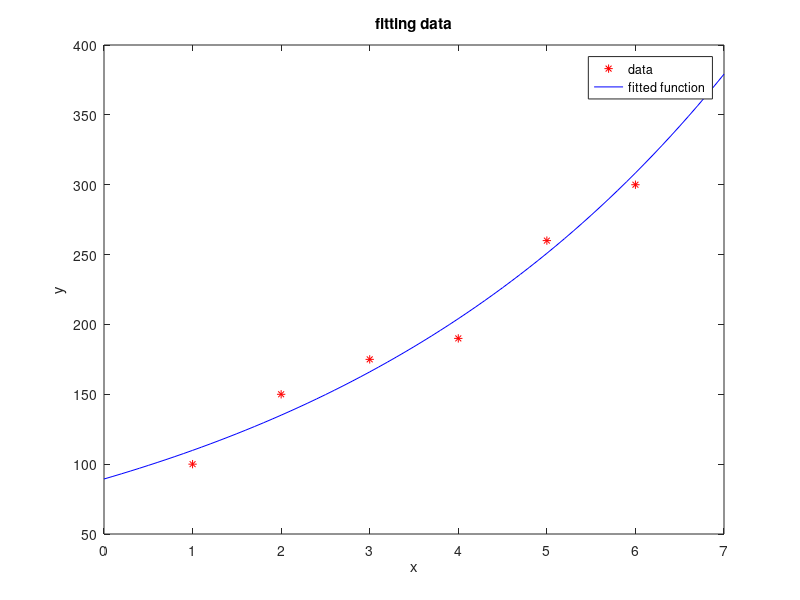

Recreate this plot in MATLAB.
%mert karakaya 090210362
clc
clear
close all

x=1:6;
y=[100 150 175 190 260 300];
%lny= lna + xlnb;
n=length(x);
x1=sum(x);
x2=sum(x.^2);
y1=sum(log(y));
y2=sum(x.*log(y));

A=[n x1;x1 x2];
b=[y1;y2];

xt=A\b;

a=exp(xt(1));
b=exp(xt(2));

xp=0:0.1:7;
yp=a*b.^xp;
plot(x,y,"r*")
hold on
plot(xp,yp,"b")

fprintf("Fitted function = %f*%f^x",a,b)
xlabel("x")
ylabel("y")
legend("data","fitted function")
title("fitting data")

yi=a*b.^4.5;

fprintf("\nFunction value at x=4.5 is %f",yi)